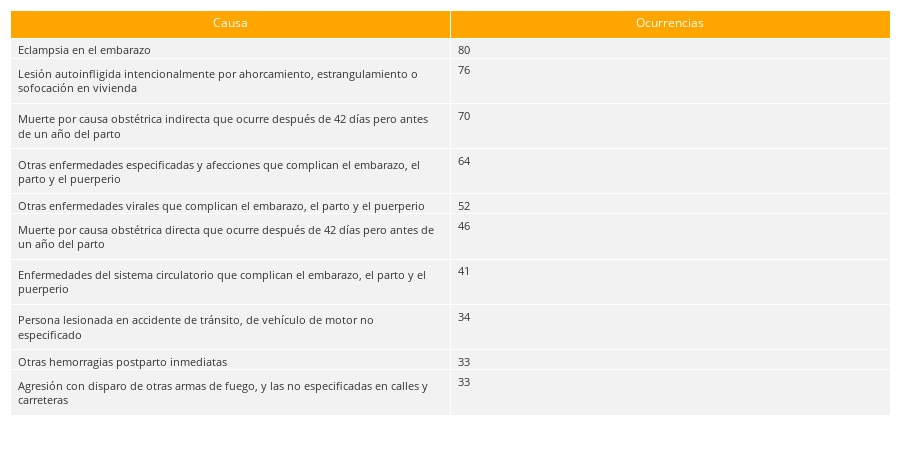

The cell this chart's notebook holds for it:
### Markdown cell above
# Causas de salud

### Code cell
# Contar las ocurrencias de cada causa de defunción
cause_counts = MORT_MAT['causa_def'].value_counts().reset_index()
cause_counts.columns = ['Causa', 'Ocurrencias']

# Seleccionar las 10 principales causas
top_10_causes = cause_counts.head(10)
top_10_causes.to_csv('C://Users//sdvc0//OneDrive//Escritorio//REPOSITORIO_ENAPEA//BACK//Mortalidad//Materna//Gráficas//MORT_MAT_6.csv', index=False)

# Crear la tabla con Plotly
fig = go.Figure(data=[go.Table(
    header=dict(values=list(top_10_causes.columns),
                fill_color='#FFA500',  # Color de fondo del encabezado (naranja)
                align='center',
                font=dict(color='white', size=12)),  # Color y tamaño de fuente del texto del encabezado
    cells=dict(values=[top_10_causes[col] for col in top_10_causes.columns],
               fill_color='#f2f2f2',  # Color de fondo de las celdas (gris claro)
               align='left',
               font=dict(color='#333333', size=11))  # Color y tamaño de fuente del texto de las celdas
)])

# Actualizar diseño del layout
fig.update_layout(
    margin=dict(l=10, r=10, t=10, b=10),  # Ajusta los márgenes para evitar recortes de etiqueta
    autosize=True,  # Permite que la gráfica se ajuste automáticamente al contenedor
    height=450,
)

fig.write_html('C://Users//sdvc0//OneDrive//Escritorio//REPOSITORIO_ENAPEA//BACK//Mortalidad//Materna//Gráficas//MORT_MAT_6.html')

# Mostrar la figura (opcional, si deseas ver la tabla en tu entorno de desarrollo)
fig.show()

### Figure 1 — Plotly figure (JSON) as saved in the notebook; plotly's stock layout.template omitted (floating-point values rounded to 4 significant figures)
{"data": [{"cells": {"align": "left", "fill": {"color": "#f2f2f2"}, "font": {"color": "#333333", "size": 11}, "values": [["Eclampsia en el embarazo", "Lesión autoinfligida intencionalmente por ahorcamiento, estrangulamiento o sofocación en vivienda", "Muerte por causa obstétrica indirecta que ocurre después de 42 días pero antes de un año del parto", "Otras enfermedades especificadas y afecciones que complican el embarazo, el parto y el puerperio", "Otras enfermedades virales que complican el embarazo, el parto y el puerperio", "Muerte por causa obstétrica directa que ocurre después de 42 días pero antes de un año del parto", "Enfermedades del sistema circulatorio que complican el embarazo, el parto y el puerperio", "Persona lesionada en accidente de tránsito, de vehículo de motor no especificado", "Otras hemorragias postparto inmediatas", "Agresión con disparo de otras armas de fuego, y las no especificadas en calles y carreteras"], [80, 76, 70, 64, 52, 46, 41, 34, 33, 33]]}, "header": {"align": "center", "fill": {"color": "#FFA500"}, "font": {"color": "white", "size": 12}, "values": ["Causa", "Ocurrencias"]}, "type": "table"}], "layout": {"autosize": true, "height": 450, "margin": {"b": 10, "l": 10, "r": 10, "t": 10}}}
